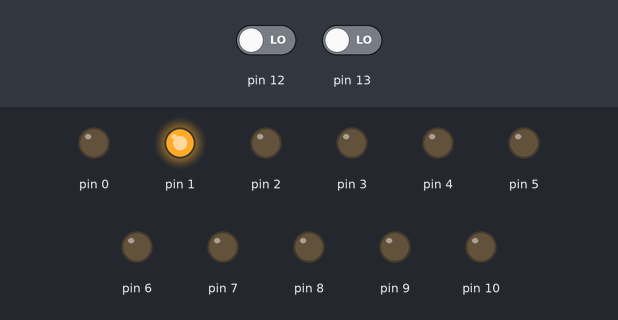
A sketch run on a simulated Arduino Uno, built with avr-gcc and run on an emulated ATmega328P. Shown: output pins drawn as LEDs (lit = HIGH). Dashed ring = blinking. The inputs (shaded band) are chosen by the test bench; at power-on: pin 12 LOW, pin 13 LOW.

Above: at 1.3 s.
1.4 s: pin 12 driven HIGH
At 1.9 s:
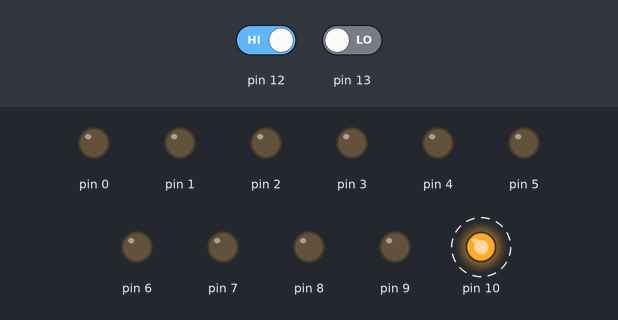
4.4 s: pin 12 driven LOW
At 5.0 s:
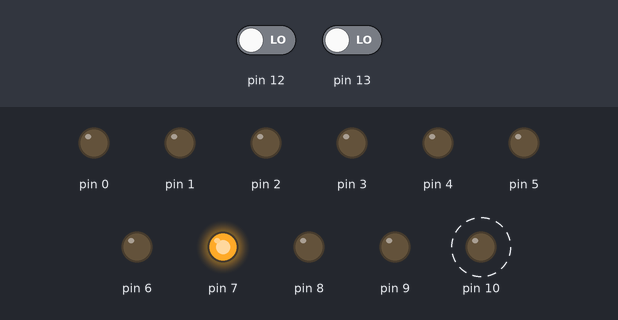
Timing chart, 0 to 13.4 s (numbered marks = the images above; inputs shaded):
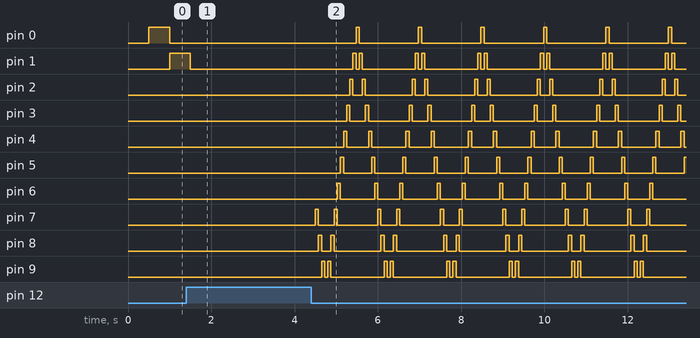

Measured:
- after the input at 1.4 s, pin 2: stays LOW (without the input it goes to HIGH after 0.10 s); pin 3: stays LOW (without the input it goes to HIGH after 0.60 s)
- after the input at 4.4 s, pin 0: alternates HIGH for 0.07 s and LOW for 1.4 s, starting after 1.1 s
- by itself, pin 1: repeats every 1.5 s: LOW 0.07 s, HIGH 0.08 s, LOW 1.3 s, HIGH 0.07 s
- by itself, pin 8: repeats every 1.5 s: LOW 0.22 s, HIGH 0.08 s, LOW 1.1 s, HIGH 0.07 s
- by itself, pin 9: repeats every 1.5 s: LOW 0.07 s, HIGH 0.07 s, LOW 1.3 s, HIGH 0.08 s

The sketch:

cyclone_game.ino
```cpp
#include <CycloneGame.h>

CycloneGame cycloneGame(0, 10, 12, 13);

void setup() {
  // put your setup code here, to run once:
}

void loop() {
  // put your main code here, to run repeatedly:
  cycloneGame.loop();
}
```
